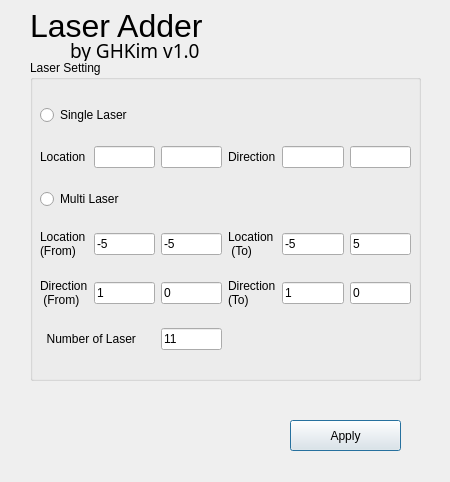
<?xml version="1.0" encoding="UTF-8"?>
<ui version="4.0">
 <class>laserAdder</class>
 <widget class="QDialog" name="laserAdder">
  <property name="geometry">
   <rect>
    <x>0</x>
    <y>0</y>
    <width>450</width>
    <height>482</height>
   </rect>
  </property>
  <property name="windowTitle">
   <string>Dialog</string>
  </property>
  <widget class="QGroupBox" name="groupBox">
   <property name="geometry">
    <rect>
     <x>30</x>
     <y>60</y>
     <width>391</width>
     <height>321</height>
    </rect>
   </property>
   <property name="title">
    <string>Laser Setting</string>
   </property>
   <widget class="QWidget" name="gridLayoutWidget">
    <property name="geometry">
     <rect>
      <x>10</x>
      <y>30</y>
      <width>371</width>
      <height>281</height>
     </rect>
    </property>
    <layout class="QGridLayout" name="gridLayout">
     <item row="3" column="2">
      <widget class="QLineEdit" name="multiLocFrom_y">
       <property name="text">
        <string>-5</string>
       </property>
      </widget>
     </item>
     <item row="4" column="2">
      <widget class="QLineEdit" name="multiDirFrom_y">
       <property name="text">
        <string>0</string>
       </property>
      </widget>
     </item>
     <item row="1" column="5">
      <widget class="QLineEdit" name="singleDir_y"/>
     </item>
     <item row="4" column="0">
      <widget class="QLabel" name="label_5">
       <property name="text">
        <string>Direction
 (From)</string>
       </property>
      </widget>
     </item>
     <item row="3" column="4">
      <widget class="QLineEdit" name="multiLocTo_x">
       <property name="text">
        <string>-5</string>
       </property>
      </widget>
     </item>
     <item row="1" column="3">
      <widget class="QLabel" name="label_2">
       <property name="text">
        <string>Direction</string>
       </property>
      </widget>
     </item>
     <item row="4" column="1">
      <widget class="QLineEdit" name="multiDirFrom_x">
       <property name="text">
        <string>1</string>
       </property>
      </widget>
     </item>
     <item row="1" column="1">
      <widget class="QLineEdit" name="singleLoc_x"/>
     </item>
     <item row="3" column="1">
      <widget class="QLineEdit" name="multiLocFrom_x">
       <property name="text">
        <string>-5</string>
       </property>
      </widget>
     </item>
     <item row="3" column="3">
      <widget class="QLabel" name="label_4">
       <property name="text">
        <string>Location
 (To)</string>
       </property>
      </widget>
     </item>
     <item row="1" column="4">
      <widget class="QLineEdit" name="singleDir_x"/>
     </item>
     <item row="2" column="0" colspan="6">
      <widget class="QRadioButton" name="multiRadioButton">
       <property name="text">
        <string>Multi Laser</string>
       </property>
      </widget>
     </item>
     <item row="4" column="3">
      <widget class="QLabel" name="label_6">
       <property name="text">
        <string>Direction
(To)</string>
       </property>
      </widget>
     </item>
     <item row="3" column="0">
      <widget class="QLabel" name="label_3">
       <property name="text">
        <string>Location
(From)</string>
       </property>
      </widget>
     </item>
     <item row="4" column="4">
      <widget class="QLineEdit" name="multiDirTo_x">
       <property name="text">
        <string>1</string>
       </property>
      </widget>
     </item>
     <item row="1" column="0">
      <widget class="QLabel" name="label">
       <property name="text">
        <string>Location</string>
       </property>
      </widget>
     </item>
     <item row="0" column="0" colspan="6">
      <widget class="QRadioButton" name="singleRadioButton">
       <property name="text">
        <string>Single Laser</string>
       </property>
      </widget>
     </item>
     <item row="3" column="5">
      <widget class="QLineEdit" name="multiLocTo_y">
       <property name="text">
        <string>5</string>
       </property>
      </widget>
     </item>
     <item row="1" column="2">
      <widget class="QLineEdit" name="singleLoc_y"/>
     </item>
     <item row="4" column="5">
      <widget class="QLineEdit" name="multiDirTo_y">
       <property name="text">
        <string>0</string>
       </property>
      </widget>
     </item>
     <item row="5" column="2">
      <widget class="QLineEdit" name="numberLaser">
       <property name="text">
        <string>11</string>
       </property>
      </widget>
     </item>
     <item row="5" column="0" colspan="2">
      <widget class="QLabel" name="label_7">
       <property name="text">
        <string>  Number of Laser</string>
       </property>
      </widget>
     </item>
    </layout>
   </widget>
  </widget>
  <widget class="QPushButton" name="pushButton">
   <property name="geometry">
    <rect>
     <x>290</x>
     <y>420</y>
     <width>111</width>
     <height>31</height>
    </rect>
   </property>
   <property name="text">
    <string>Apply</string>
   </property>
  </widget>
  <widget class="QLabel" name="label_8">
   <property name="geometry">
    <rect>
     <x>30</x>
     <y>10</y>
     <width>191</width>
     <height>31</height>
    </rect>
   </property>
   <property name="font">
    <font>
     <pointsize>24</pointsize>
    </font>
   </property>
   <property name="text">
    <string>Laser Adder</string>
   </property>
  </widget>
  <widget class="QLabel" name="label_9">
   <property name="geometry">
    <rect>
     <x>70</x>
     <y>40</y>
     <width>141</width>
     <height>21</height>
    </rect>
   </property>
   <property name="font">
    <font>
     <family>Ubuntu Mono</family>
     <pointsize>14</pointsize>
    </font>
   </property>
   <property name="text">
    <string>by GHKim v1.0</string>
   </property>
  </widget>
  <zorder>pushButton</zorder>
  <zorder>label_8</zorder>
  <zorder>label_9</zorder>
  <zorder>groupBox</zorder>
 </widget>
 <resources/>
 <connections/>
</ui>
